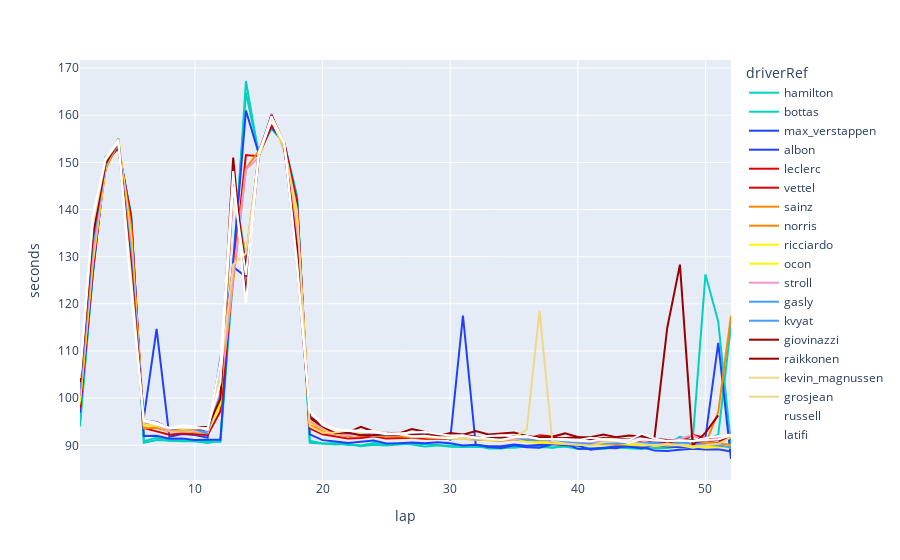

Notebook source saved alongside this figure:
### Code cell
px.line(df_3, x = "lap", y = "seconds", color = "driverRef", color_discrete_sequence = color_pal, 
        hover_name = "driverRef", hover_data = {"driverRef" : False, "constructorRef" : True},
        color_discrete_map = {"hamilton" : "#00D2BE", "bottas" : "#00D2BE", 
                             "max_verstappen" : "#1E41FF", "albon" : "#1E41FF",
                             "leclerc" : "#DC0000", "vettel" : "#DC0000",
                             "sainz" : "#FF8700", "norris" : "#FF8700",
                             "ricciardo" : "#FFF500", "ocon" : "#FFF500",
                             "stroll" : "#F596C8", 
                             "gasly": "#469BFF", "kvyat" : "#469BFF",
                             "raikkonen" : "#9B0000", "giovinazzi" : "#9B0000",
                             "grosjean" : "#F0D787", "kevin_magnussen" : "#F0D787",
                             "latifi" : "white", "russell" : "white"})
